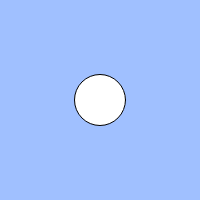
Frame 1 (no input)
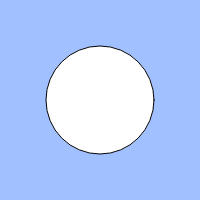
Frame 60 (no input)
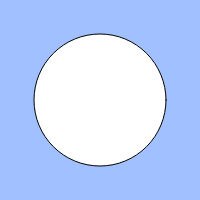
Frame 120 (the mouse pressed at the canvas centre since frame 60)

The p5.js sketch that drew these frames (run headless with seeded random() and noise() and a simulated clock; from frame 60 on, the mouse is pressed at the canvas centre):

// p5.js sketch
// ── sketch.js
// 心臓の鼓動のようなアニメーション
const cycle = 100; // 1周期のフレーム数
let count = 0; // 何フレーム目か
let size = 50;

function setup() {
  createCanvas(200, 200);

}

function draw() {
  background(160, 192, 255);

  let speed = 1; // アニメーションの速さ
  // BLANK[2]

  count = (count + speed) % cycle;

  // BLANK[1] 1周期の前半は size が大きくなり、後半は小さくなる
  if (count < cycle / 2) {
    size += 1;
  } else {
    size -= 1;
  }
  ellipse(width / 2, height / 2, size);

  if (keyIsPressed) {
    count = (count + 2) % cycle;
  }
  if (count < cycle / 2) {
    size = 50 + cycle - count;
  } else {
    size = 50 + count;
  }

}
